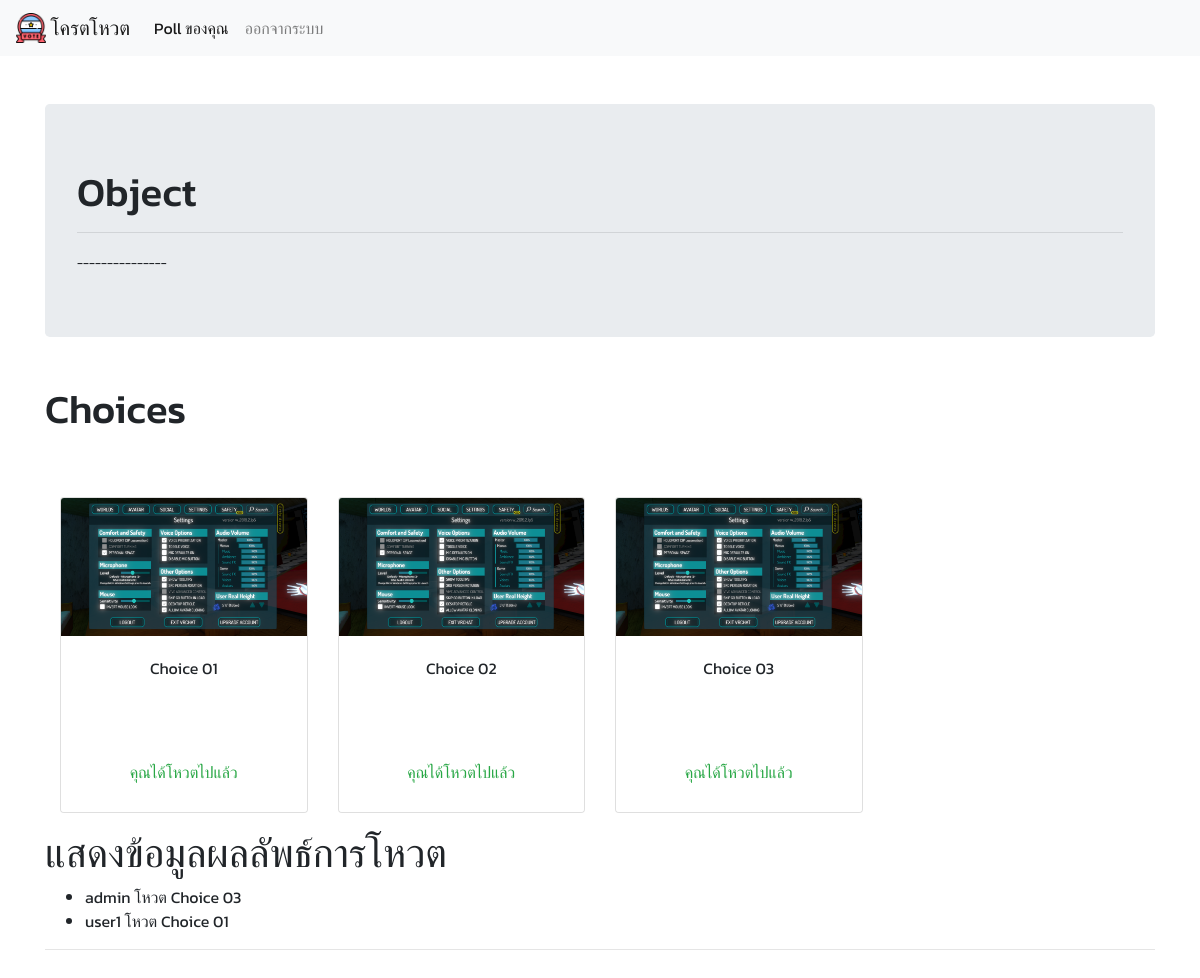
/detail/22 (signed in), run on the app's committed database.
### polls/models.py (models this page shows, shortened)
class Poll(models.Model):
    subject = models.CharField(max_length=255, null=False)
    detail = models.TextField(null=False)
    picture = models.ImageField(default='poll/default.png', upload_to='poll/')
    start_date = models.DateTimeField(default=datetime.now)
    end_date = models.DateTimeField()
    password = models.CharField(max_length=255, blank=True, default='')
    create_by = models.ForeignKey(User, on_delete=models.CASCADE)
    create_date = models.DateTimeField(auto_now=True)

class Poll_Choice(models.Model):
    subject = models.CharField(max_length=255, null=False)
    image = models.ImageField(default='choice/default.png', upload_to='choice/')
    poll_id = models.ForeignKey(Poll, on_delete=models.CASCADE)
    def __str__(self):
        return f'{self.subject}'

class Poll_Vote(models.Model):
    poll_id = models.ForeignKey(Poll, on_delete=models.CASCADE)
    choice_id = models.ForeignKey(Poll_Choice, on_delete=models.CASCADE)
    vote_by = models.ForeignKey(User, on_delete=models.CASCADE)

### polls/views.py (the view)
# urls.py: path('detail/<int:poll_id>', views.detail_view, name='detail'), # detail poll page
@login_required
def detail_view(request, poll_id):
    context = {}
    poll = Poll.objects.get(id=poll_id)
    if poll.password != '': # if poll have password
        print(poll.subject)
    for vote in poll.poll_vote_set.all():
        if vote.vote_by == request.user:
            context['already_vote'] = True
            break
    choices = poll.poll_choice_set.all()
    context['poll'] = poll
    context['choices'] = choices
    context['now'] = datetime.datetime.now()
    pie_chart = pygal.Pie(width=1000)
    pie_chart.title = poll.subject
    for choice in choices:
        pie_chart.add(choice.subject, choice.poll_vote_set.all().count())
    context['graph'] = pie_chart.render().decode('utf-8')
    return render(request, 'detail.html', context)

### polls/templates/detail.html (shortened to what this page needs)
{% extends 'base_layout.html' %}
{% block content %}
    <div class='mb-5 jumbotron'>
        <h1>{{ poll.subject }}</h1>
        <hr>
        <small>{{ poll.detail }}</small>
    </div>
    <h1 class='mb-5'>Choices</h1>
    <div class='container text-center'>
        <div class="row">
            {% for choice in choices %}
            <div class="col-md-3 my-3">
                <div class="card h-100 w-100">
                    <img class=" card-img-top" src="{{ choice.image.url }}" alt="Card image cap">
                    <div class="card-body">
                        <p class="card-text">
                            {{ choice.subject }}
                        </p>
                    </div>
                    <ul class="list-group list-group-flush">
                        <li class="list-group-item">
                            {% if not already_vote and poll.end_date|date:'Y-m-d H:i' > now|date:'Y-m-d H:i' %}
                                <a href="{% url 'vote' choice.id %}" class='btn btn-warning'>โหวต</a>
                            {% else %}
                                <p class='text-success mt-5'> คุณได้โหวตไปแล้ว </p>
                            {% endif %}
                        </li>
                    </ul>
                </div>
            </div>
            {% endfor %}
        </div>
    </div>
    {% if already_vote %}
        <h1>แสดงข้อมูลผลลัพธ์การโหวต</h1>
        <ul>
            {% for vote in poll.poll_vote_set.all %}
                <li>{{ vote.vote_by }} โหวต {{ vote.choice_id }}</li>
            {% endfor %}
        </ul>
        <hr>
    {% endif %}
{% endblock %}

### templates/base_layout.html (style rules this page uses)
* { font-family: 'Kanit'; }

### data on the page
Poll: subject "Object", detail "---------------"
Poll_Choice: image (picture), subject "Choice 01"
Poll_Choice: image (picture), subject "Choice 02"
Poll_Choice: image (picture), subject "Choice 03"
Poll_Vote: vote_by "admin", choice_id "Choice 03"
Poll_Vote: vote_by "user1", choice_id "Choice 01"
